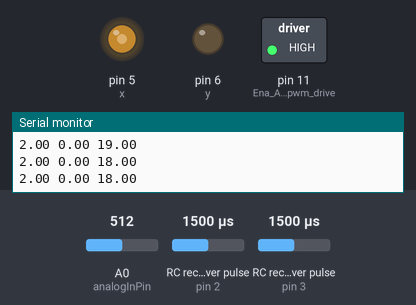
Simulated run of this sketch. Board: Arduino Uno, built with avr-gcc and run on an emulated ATmega328P. Parts: switched loads named in the sketch (green lamp = pin HIGH), output pins drawn as LEDs (lit = HIGH), the last lines printed to the serial monitor. Wiring (inferred from the names in the program): 2 × RC receiver channel: data pin 2 / data pin 3. The inputs (shaded band) are chosen by the test bench; at power-on: A0 (analogInPin) = 512, RC receiver pulse (sensors on pin 2, pin 3) 1500 µs.

Above: at 1.2 s.
1.3 s: A0 (analogInPin) set to 219
At 2.4 s:
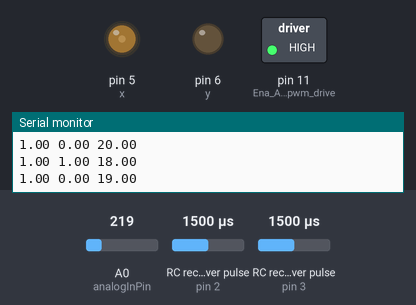
2.8 s: A0 (analogInPin) set to 190
At 3.7 s:
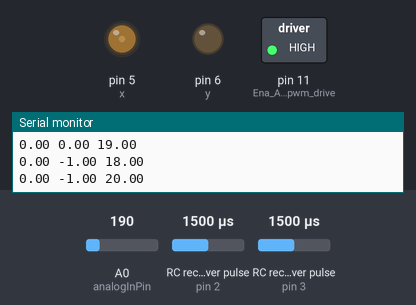
4.3 s: A0 (analogInPin) set to 6
At 5.2 s:
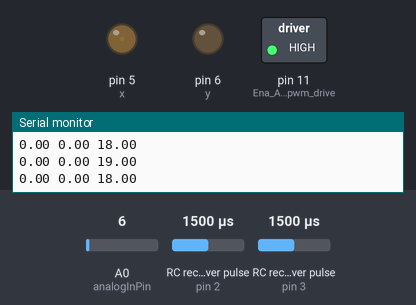
5.8 s: A0 (analogInPin) set to 3
At 7.0 s:
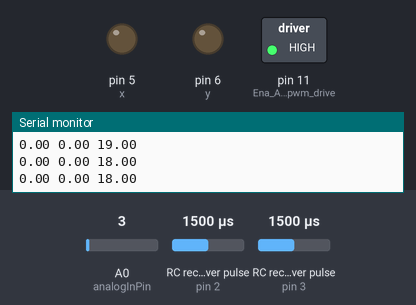
7.3 s: A0 (analogInPin) set to 716
At 8.4 s:
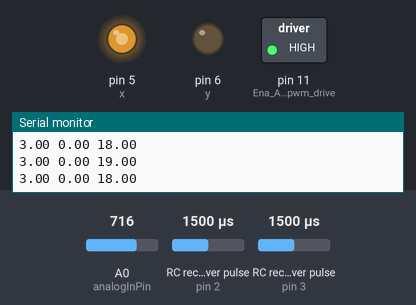
Timing chart, 0 to 10.3 s (numbered marks = the images above; inputs shaded):
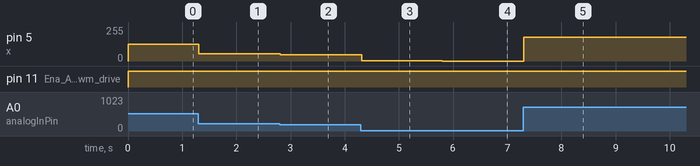

The sketch:

MatlabAdquisiciondatos.ino.ino
```cpp
//declaracion de variables
volatile int order_angle=0;
char incomingByte;
volatile long  count=0,ecount=0,countp=0;
volatile int actual_angle;
volatile boolean A,B;
volatile float pwm,rpm;
int x=5;
int y=6;
long timep, time, etime;
long RPM=100;
volatile byte state, statep;
volatile int analogInPin = A0;
volatile float voltaje=0,volReal=0;

void setup() {

Serial.begin(9600);// Inicializa ola comunicacionn serial
pinMode(2,INPUT);//Canal A encoder
pinMode(3,INPUT);//Canal B encoder
pinMode(x,OUTPUT);//In1 giro dle motor
pinMode(y,OUTPUT);//In2 giro del motor
pinMode(11,OUTPUT);//Ena Activa pwm drive

attachInterrupt(0,Achange,CHANGE);//denera una interrupcion al detectar un cambio en el encoder
attachInterrupt(1,Bchange,CHANGE);//denera una interrupcion al detectar un cambio en el encoder

timep=micros();
A= digitalRead(2);
B= digitalRead(3);

//Declaracion de los estados posibles entre la lectura de los canales
if((A==HIGH)&&(B==LOW))statep=1;
if((A==HIGH)&&(B==HIGH))statep=2;
if((A==LOW)&&(B==HIGH))statep=3;
if((A==LOW)&&(B==LOW))statep=4;

digitalWrite(x,LOW);
digitalWrite(y,LOW);
 interrupts();

}

void loop() {
time = millis();
etime=time-timep;
ecount=count-countp;

voltaje=analogRead(analogInPin);
pwm=map(voltaje, 0, 1023, 0, 255);
volReal=map(pwm, 0, 255, 0,5);
turnRigth();
envia_datos(volReal,count,etime);
}
void envia_datos(float x,float y,float z)
{

  Serial.print(x);
  Serial.flush();
   Serial.print(" ");
  Serial.flush();
  Serial.print(y);
  Serial.flush();
  Serial.print(" ");
  Serial.flush();
  Serial.println(z);
  Serial.flush();
  countp=count;
  timep=time;
  }
void Achange()//Fauncion que detecta el cabio de flanco en el canal
{
  A=digitalRead(2);//Lectura del canal A
  B=digitalRead(3);//Lectura del canal B

  //Declaracion de estados entre las lecturas de los canaes
  if((A==HIGH)&&(B==LOW))state=1;
  if((A==HIGH)&&(B==HIGH))state=2;
  if((A==LOW)&&(B==HIGH))state=3;
  if((A==LOW)&&(B==LOW))state=4;

  switch(state)
  {
    case 1: ;//Si elo estedo actual es 1
    {
      //Compparacion con el estado pasado

      if(statep == 2) count--;//Si el esttado pasado es 2 decrementar
      if(statep == 4) count++;//Si el esttado pasado es 4 incrementar
      break;
      }
      case 2:// si el estado actual es 2
      {
          //Compparacion con el estado pasado

      if(statep == 1) count++;//Si el esttado pasado es 2 decrementar
      if(statep == 3) count--;//Si el esttado pasado es 4 incrementar
      break;
        }
          case 3:// si el estado actual es 3
      {
          //Compparacion con el estado pasado

      if(statep == 2) count++;//Si el esttado pasado es 2 decrementar
      if(statep == 4) count--;//Si el esttado pasado es 4 incrementar
      break;
        }
        default:
        {
          //Compparacion con el estado pasado

      if(statep == 1) count--;//Si el esttado pasado es 1 decrementar
      if(statep == 3) count++;//Si el esttado pasado es 3 incrementar
        }

    }
    statep = state; //Actualizamos la variable statep con el valor de state
}
void Bchange()//Fauncion que detecta el cabio de flanco en el canal
{
 A=digitalRead(2);//Lectura del canal A
B=digitalRead(3);//Lectura del canal B

  //Declaracion de estados entre las lecturas de los canaes
  if((A==HIGH)&&(B==LOW))state=1;
  if((A==HIGH)&&(B==HIGH))state=2;
  if((A==LOW)&&(B==HIGH))state=3;
  if((A==LOW)&&(B==LOW))state=4;
  switch(state)
  {
    case 1: ;//Si elo estedo actual es 1
    {
      //Compparacion con el estado pasado

      if(statep == 2) count--;//Si el esttado pasado es 2 decrementar
      if(statep == 4) count++;//Si el esttado pasado es 4 incrementar
      break;
      }
      case 2:// si el estado actual es 2
      {
          //Compparacion con el estado pasado

      if(statep == 1) count++;//Si el esttado pasado es 2 decrementar
      if(statep == 3) count--;//Si el esttado pasado es 4 incrementar
      break;
        }
          case 3:// si el estado actual es 3
      {
          //Compparacion con el estado pasado

      if(statep == 2) count++;//Si el esttado pasado es 2 decrementar
      if(statep == 4) count--;//Si el esttado pasado es 4 incrementar
      break;
        }
        default:
        {
          //Compparacion con el estado pasado

      if(statep == 1) count--;//Si el esttado pasado es 1 decrementar
      if(statep == 3) count++;//Si el esttado pasado es 3 incrementar
        }

    }
    statep = state; //Actualizamos la variable statep con el valor de state
 }
void turnRigth()//Ordear el giro en CW
  {

    digitalWrite(11,HIGH);
    analogWrite(x,pwm);
    digitalWrite(y,LOW);


    }
void turnLeft()//Ordear el giro en CCW
  {
     // analogWrite(11,255);
    digitalWrite(y,pwm);
    digitalWrite(x,LOW);
    }
```

Measured:
- after the input at 1.3 s, pin 5 (x): 127/255 → 54/255 at once
- after the input at 2.8 s, pin 5 (x): 54/255 → 47/255 at once
- after the input at 4.3 s, pin 5 (x): 47/255 → 1/255 at once
- after the input at 5.8 s, pin 5 (x): 1/255 → 0/255 at once
- after the input at 7.3 s, pin 5 (x): 0/255 → 178/255 at once
